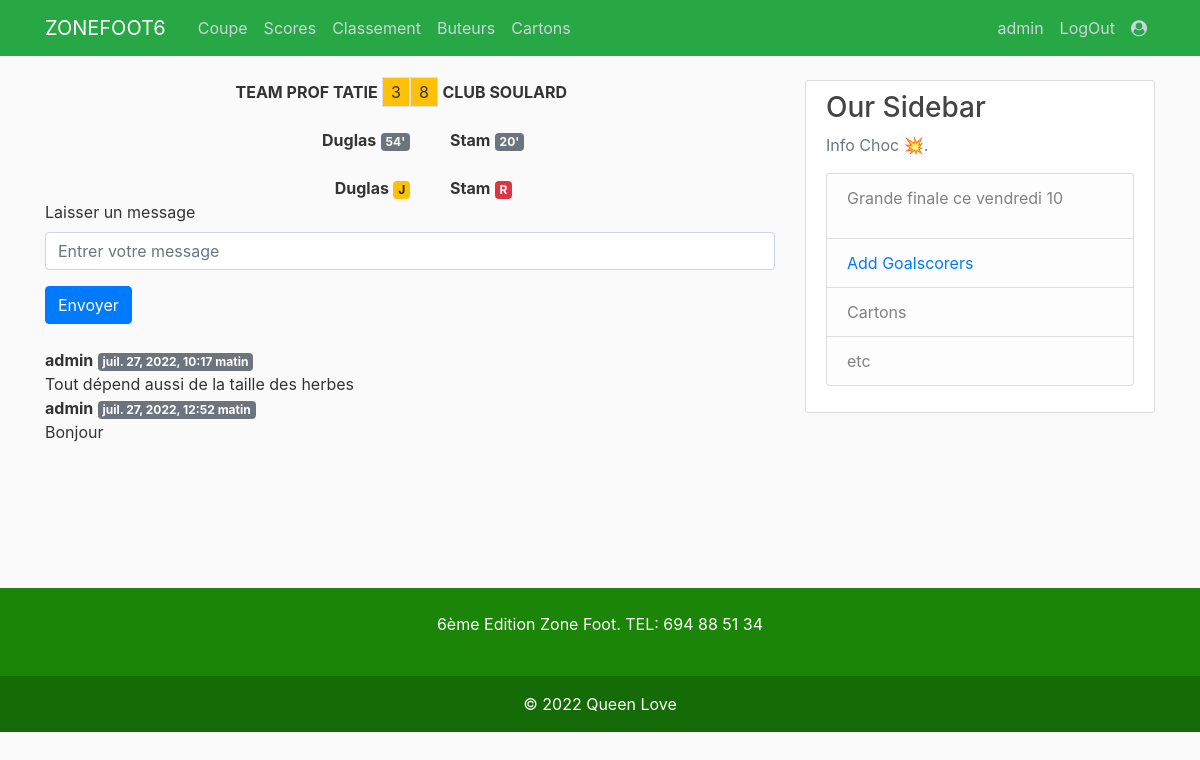
The page /fixture_detail/1/ (signed in) on the database its author committed.
### scores/models.py (models this page shows, shortened)
class Fixture(models.Model):
    home_team = models.ForeignKey(Team, on_delete=models.CASCADE, related_name='home_games')
    away_team = models.ForeignKey(Team, on_delete=models.CASCADE, related_name='away_games')
    home_goals = models.PositiveSmallIntegerField(default=0)
    away_goals = models.PositiveSmallIntegerField(default=0)
    game_finished = models.BooleanField(default=False)
    date = models.DateTimeField()
    created_at = models.DateTimeField(auto_now_add=True)
    updated = models.DateTimeField(auto_now=True)

class Team(models.Model):
    name = models.CharField(max_length=128, unique=True)
    affiliation = models.BooleanField(default=True)
    created_at = models.DateTimeField(auto_now_add=True)
    updated = models.DateTimeField(auto_now=True)
    def __str__(self):
        return self.name

class But(models.Model):
    match = models.ForeignKey(Fixture, on_delete=models.CASCADE)
    player = models.ForeignKey(Player, on_delete=models.CASCADE)
    minute = models.PositiveIntegerField()
    created_at = models.DateTimeField(auto_now_add=True)
    updated = models.DateTimeField(auto_now=True)

class Player(models.Model):
    name = models.CharField(max_length=128, unique=True)
    team = models.ForeignKey(Team, on_delete=models.CASCADE)
    affiliation = models.PositiveIntegerField(default=0)
    created_at = models.DateTimeField(auto_now_add=True)
    updated = models.DateTimeField(auto_now=True)

class Carton(models.Model):
    match = models.ForeignKey(Fixture, on_delete=models.CASCADE)
    player = models.ForeignKey(Player, on_delete=models.CASCADE)
    date = models.DateTimeField()
    team = models.ForeignKey(Team, on_delete=models.CASCADE)
    type_carton = models.CharField(choices=TYPE_CARTON, max_length=7)
    paye = models.BooleanField(default=False)
    created_at = models.DateTimeField(auto_now_add=True)
    updated = models.DateTimeField(auto_now=True)

class Comment(models.Model):
    user = models.ForeignKey(User, on_delete=models.CASCADE)
    match = models.ForeignKey(Fixture, on_delete=models.CASCADE)
    text = models.TextField()
    created_at = models.DateTimeField(auto_now_add=True)
    updated = models.DateTimeField(auto_now=True)

class Info(models.Model):
    info = models.CharField(max_length=100)
    created_at = models.DateTimeField(auto_now_add=True)
    updated = models.DateTimeField(auto_now=True)
    def __str__(self):
        return self.info

### scores/views.py (the view)
# urls.py: path('fixture_detail/<int:id>/', views.fixture_detail, name='fixture_detail'),
@login_required
def fixture_detail(request, id):
    fixture = get_object_or_404(Fixture, pk=id)
    home_team = fixture.home_team
    away_team = fixture.away_team
    home_team_buts = But.objects.filter(match = fixture, player__team = home_team)
    away_team_buts = But.objects.filter(match = fixture, player__team = away_team)
    home_team_cartons = Carton.objects.filter(match = fixture, player__team = home_team)
    away_team_cartons = Carton.objects.filter(match = fixture, player__team = away_team)
    comments = Comment.objects.filter(match = fixture).order_by('-created_at')
    paginator = Paginator(comments, 20)
    page = request.GET.get('page', 1)
    comments = paginator.get_page(page)
    context={'home_team_buts': home_team_buts, 'away_team_buts': away_team_buts, 'away_team_cartons': away_team_cartons,
    'home_team_cartons':home_team_cartons, 'fixture': fixture, 'comments': comments}
    return render(request, 'fixture_detail.html', context)

### scores/context_processors.py (called while the page is built)
def infochoc(request):
    return {
        'info': Info.objects.last()
    }

### scores/templates/fixture_detail.html (shortened to what this page needs)
{% extends 'base.html' %}
{% load static %}
{% block content %}
<main>
    <div id="fixturelist-container">
    <div class="fixture row">
        <div class="home col-6 text-right p-0">
            <span class="font-weight-bold">{{ fixture.home_team }}</span>
            <span class="border px-2 py-1 bg-warning">{{ fixture.home_goals }}</span>
            <br>
            <div>
                <br>
                <ul style="list-style: none;">
                    {% for b in home_team_buts %}
                    <li>
                        <span class="font-weight-bold">{{ b.player.name }}</span>
                        <span class="badge badge-secondary">{{ b.minute }}'</span>
                    </li>
                    {% endfor %}
                </ul>
            </div>
            <br>
            <div>
                <ul style="list-style: none;">
                    {% for c in home_team_cartons %}
                    <li>
                        <span class="font-weight-bold">{{ c.player.name }}</span>
                        {% if c.type_carton == 'JAUNE' %}
                        <span class="badge badge-warning">J</span>
                        {% else %}
                        <span class="badge badge-danger">R</span>
                        {% endif %}
                    </li>
                    {% endfor %}
                </ul>
            </div>
        </div>
        <div class="away col-6 text-left p-0">
            <span class="border px-2 py-1 bg-warning">{{ fixture.away_goals }}</span>
            <span class="font-weight-bold">{{ fixture.away_team }}</span>
            <br>
            <div>
                <br>
                <ul style="list-style: none;">
                    {% for b in away_team_buts %}
                    <li>
                        <span class="font-weight-bold">{{ b.player.name }}</span>
                        <span class="badge badge-secondary">{{ b.minute }}'</span>
                    </li>
                    {% endfor %}
                </ul>
            </div>
            <br>
            <div>
                <ul style="list-style: none;">
                    {% for c in away_team_cartons %}
                    <li>
                        <span class="font-weight-bold">{{ c.player.name }}</span>
                        {% if c.type_carton == 'JAUNE' %}
                        <span class="badge badge-warning">J</span>
                        {% else %}
                        <span class="badge badge-danger">R</span>
                        {% endif %}
                    </li>
                    {% endfor %}
                </ul>
            </div>
        </div>
    </div>
    <div class="row">
    <div class="col-sm-12">
        <form action="{% url 'addMessage' %}" method="post">
            <div class="form-group">
                <label>Laisser un message</label>
                <input type="text" name="comment" placeholder="Entrer votre message" class="form-control" required>
            </div>
            <button type="submit" class="btn btn-primary">Envoyer</button>
        </form>
        <br>
        <div>
            {% for comment in comments %}
            <div class="row mt-10">
                <div class="col-md-12">
                    <b>{{comment.user.username}}</b> <span class="badge badge-secondary">{{comment.created_at}}</span>
                    <div>{{ comment.text }}</div>
                </div>
            </div>
            {% endfor %}
        </div>
    </div>
    </div>
    </div>
    <br>
    <br>
</main>
{% endblock %}

### scores/templates/base.html (shortened to what this page needs)
{% load static %}
<!DOCTYPE html>
<html>
<head>
    <link rel="stylesheet" href="https://cdnjs.cloudflare.com/ajax/libs/font-awesome/4.7.0/css/font-awesome.min.css">
    <link rel="stylesheet" href="https://maxcdn.bootstrapcdn.com/bootstrap/4.0.0/css/bootstrap.min.css">
    <link href="https://cdn.jsdelivr.net/npm/select2@4.1.0-rc.0/dist/css/select2.min.css" rel="stylesheet" />
    <link rel="stylesheet" type="text/css" href="{% static 'style.css' %}">
</head>
<body>
	<header class="site-header">
	  <nav class="navbar navbar-expand-md navbar-dark bg-success fixed-top">
	    <div class="container">
	      <a class="navbar-brand mr-4" href="{% url 'index' %}">ZONEFOOT6</a>
	      <div class="collapse navbar-collapse" id="navbarToggle">
	        <div class="navbar-nav mr-auto">
	          <a class="nav-item nav-link" href="{% url 'coupe' %}">Coupe</a>
	          <a class="nav-item nav-link" href="{% url 'fixtures' %}">Scores</a>
	          <a class="nav-item nav-link" href="{% url 'classement' %}">Classement</a>
	          <a class="nav-item nav-link" href="{% url 'clsbuteurs' %}">Buteurs</a>
	          <a class="nav-item nav-link" href="{% url 'cards' %}">Cartons</a>
	        </div>
	        <div class="navbar-nav">
	             {% if user.is_authenticated %}
				<a class="nav-item nav-link" href="{% url 'profile' %}">{{ request.user.username }}</a>
				<a class="nav-item nav-link" href="{% url 'logout' %}">LogOut</a>
			  {% else %}
				<a class="nav-item nav-link" href="{% url 'login' %}">Login</a>
				<a class="nav-item nav-link" href="{% url 'inscription' %}">Register</a>
			  {% endif %}
			 {% if user.is_staff %}
			  <a class="nav-item nav-link" href="/admin/" target="_blank">
				  <i class="fa fa-user-circle" aria-hidden="true"></i></a>
				{% endif %}
	        </div>
	      </div>
	    </div>
	  </nav>
	</header>
	<main role="main" class="container">
	  <div class="row">
	    <div class="col-md-8">
	      {% block content %}{% endblock %}
	    </div>
	    <div class="col-md-4">
	      <div class="content-section">
	        <h3>Our Sidebar</h3>
	        <p class='text-muted'>Info Choc 💥.
	          <ul class="list-group">
	            <li class="list-group-item list-group-item-light">
	            	<p>{{ info }}</p>
	            </li>
	            <li class="list-group-item list-group-item-light">
	            	<a href="{% url 'goalscorers' %}">Add Goalscorers</a>
	            </li>
	            <li class="list-group-item list-group-item-light">Cartons</li>
	            <li class="list-group-item list-group-item-light">etc</li>
	          </ul>
	        </p>
	      </div>
	    </div>
	  </div>
	  <br>
	  <br>
	  <br>
	  <br>
	</main>
<section class="">
  <footer class="text-center text-white" style="background-color: #1A8507;">
    <div class="container p-4 pb-0">
      <section class="">
        <p class="d-flex justify-content-center align-items-center">
          <span class="me-3">6ème Edition Zone Foot. TEL: 694 88 51 34 </span>
        </p>
      </section>
    </div>
    <div class="text-center p-3" style="background-color: rgba(0, 0, 0, 0.2);">
      <a class="text-white" href="#">© 2022 Queen Love </a>
    </div>
  </footer>
</section>
</body>
</html>

### static/style.css (style rules this page uses)
body { background: #fafafa; color: #333333; margin-top: 5rem; }
h1, h2, h3, h4, h5, h6 { color: #444444; }
ul { margin: 0; }
.site-header .navbar-nav .nav-link { color: #cbd5db; }
.content-section { background: #ffffff; padding: 10px 20px; border: 1px solid #dddddd; border-radius: 3px; margin-bottom: 20px; }

### rows shown on the page
Fixture: home_team "TEAM PROF TATIE", home_goals "3", away_goals "8", away_team "CLUB SOULARD"
But: player.name "Duglas", minute "54"
Carton: player.name "Duglas", type_carton "J"
But: player.name "Stam", minute "20"
Carton: player.name "Stam", type_carton "R"
Comment: user.username "admin", created_at "juil. 27, 2022, 10:17 matin", text "Tout dépend aussi de la taille des herbes"
Comment: user.username "admin", created_at "juil. 27, 2022, 12:52 matin", text "Bonjour"
Info: info "Grande finale ce vendredi 10"

### other values the page prints
{{ request.user.username }} "admin"
